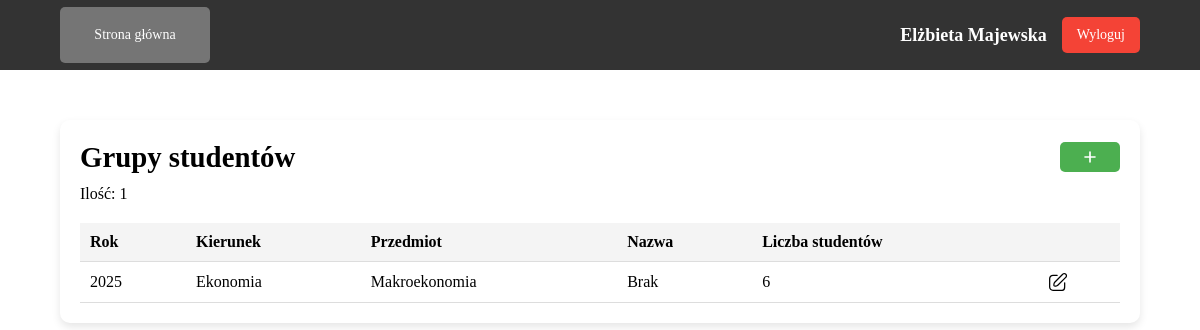
/teacher/student_groups.php (signed in), run on an earlier commit of the app's database.
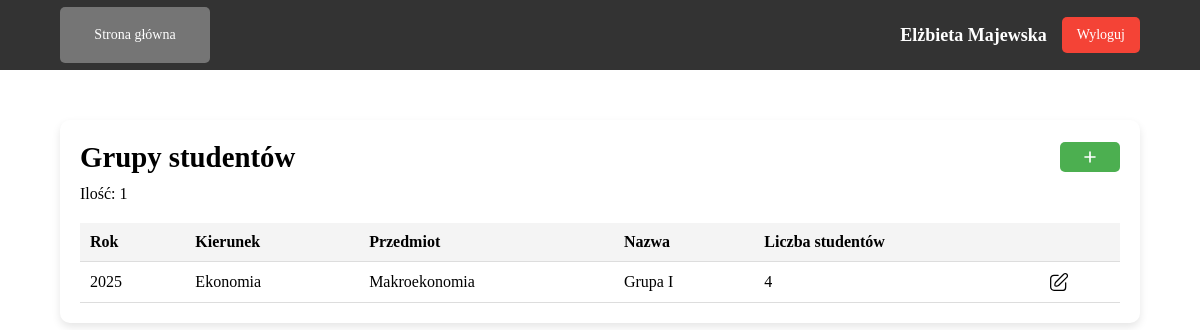
And on a later commit of the database.
### tables this page shows
CREATE TABLE `tGrupy` (
  `ID` int NOT NULL,
  `rok` year NOT NULL,
  `nazwa` varchar(255) NOT NULL,
  `id_wykladowcy` int NOT NULL,
  `id_przedmiotu` int NOT NULL,
  `id_kierunku` int NOT NULL
);

CREATE TABLE `tKierunki` (
  `ID` int NOT NULL,
  `nazwa` varchar(255) NOT NULL,
  `uwagi` text
);

CREATE TABLE `tPrzedmioty` (
  `ID` int NOT NULL,
  `nazwa` varchar(100) NOT NULL,
  `uwagi` text,
  `id_kierunku` int DEFAULT NULL
);

### config/functions.php (called while the page is built, shortened)
<?php
    function getGroupCountByTeacherId($conn, $table, $userId) {
        $query = "  SELECT
                        COUNT(*)
                    FROM
                        $table
                    WHERE
                        id_wykladowcy = '$userId'";
        $result = mysqli_query($conn, $query);
        $row = mysqli_fetch_row($result);
        return $row[0];
    }
    function getStudentCountByGroup($conn, $userId) {
        $query = "
                SELECT
                    g.ID AS group_id,
                    COUNT(gs.id_studenta) AS student_count
                FROM
                    tGrupy g
                LEFT JOIN
                    tGrupyStudenci gs
                ON
                    g.ID = gs.id_grupy
                WHERE
                    g.id_wykladowcy = '$userId'
                GROUP BY
                    g.ID;
        ";
        $result = mysqli_query($conn, $query);
        $data = [];
        while ($row = mysqli_fetch_assoc($result)) {
            $data[$row['group_id']] = $row['student_count'];
        }
        return $data;
    }
    function getStudentGroups($conn, $userId) {
        $query = "
            SELECT
                g.ID,
                g.rok,
                g.nazwa AS nazwa_grupy,
                u.nazwa AS nazwa_kierunku,
                p.nazwa AS przedmiot,
                g.id_wykladowcy
            FROM tGrupy g
            JOIN tKierunki u ON g.id_kierunku = u.ID
            JOIN tPrzedmioty p ON g.id_przedmiotu = p.ID
            WHERE g.id_wykladowcy = '$userId'
        ";
        $result = mysqli_query($conn, $query);
        return $result;
    }
?>

### public/teacher/student_groups.php (the view, shortened to what this page needs)
<?php
    require_once('../../config/connect.php');
    require_once('../../config/functions.php');
    $user_id = $_SESSION['user_id'];
    $studentGroupCount = getGroupCountByTeacherId($conn, 'tGrupy', $user_id);
    $studentCountAtGroup = getStudentCountByGroup($conn, $user_id);
    $studentGroupInfo = getStudentGroups($conn, $user_id);
?>
<!DOCTYPE html>
<html lang="en">
<head>
    <link rel="stylesheet" href="../../assets/css/main.css">
</head>
<body>
    <header>
        <div class="header-content">
            <div class="left-header">
                <a class="nav-btn" href="teacher_dashboard.php">Strona główna</a>
            </div>
            <div class="right-header">
                <span class="name"><?php echo $_SESSION['user_name'] . ' ' . $_SESSION['user_surname']; ?></span>
                <?php
                    include('../../includes/logout_modal.php');
                ?>
            </div>
        </div>
    </header>
    <main class="main">
        <div class="container">
            <div class="title">
                <h1>Grupy studentów</h1>
                <button class="add-btn" onclick="addEntity()">
                    <img src="../../assets/images/icons/plus.svg" alt="Plus icon" class="add-icon">
                </button>
            </div>
            <p>Ilość: <?php echo $studentGroupCount; ?></p>
            <table>
                <thead>
                    <tr>
                        <th>Rok</th>
                        <th>Kierunek</th>
                        <th>Przedmiot</th>
                        <th>Nazwa</th>
                        <th>Liczba studentów</th>
                        <th></th>
                    </tr>
                </thead>
                <tbody>
                    <?php while ($groupData = mysqli_fetch_assoc($studentGroupInfo)): ?>
                        <tr>
                            <td><?php echo $groupData['rok']; ?></td>
                            <td><?php echo $groupData['nazwa_kierunku']; ?></td>
                            <td><?php echo $groupData['przedmiot']; ?></td>
                            <td><?php echo $groupData['nazwa_grupy']; ?></td>
                            <td>
                            <?php
                                $groupId = $groupData['ID'];
                                echo $studentCountAtGroup[$groupId] ?? 0;
                            ?>
                            </td>
                            <td>
                                <a href="edit_group.php?group_id=<?php echo $groupData['ID']; ?>" class="btn-edit">
                                    <img src="../../assets/images/icons/edit.svg" class="edit-icon">
                                </a>
                            </td>
                        </tr>
                    <?php endwhile; ?>
                </tbody>
            </table>
        </div>
    </main>
</body>
</html>

### includes/logout_modal.php (shortened to what this page needs)
<button id="logoutBtn" class="logout-btn" onclick="LogoutModal()">Wyloguj</button>

### assets/css/main.css (style rules this page uses)
* { padding: 0px; margin: 0px; border: none; }
*, *::before, *::after { box-sizing: border-box; }
a, a:link, a:visited { text-decoration: none; }
aside, nav, footer, header, section, main { display: block; }
h1, h2, h3, h4, h5, h6, p { font-size: inherit; font-weight: inherit; }
img { vertical-align: top; }
img, svg { max-width: 100%; height: auto; }
input, textarea, button, select { font-family: inherit; font-size: inherit; color: inherit; background-color: transparent; }
button, input[type=submit] { display: inline-block; box-shadow: none; background-color: transparent; background: none; cursor: pointer; }
h1 { font-size: 1.8rem; font-weight: bold; line-height: 1.2; }
p { margin-top: 10px; }
.container { width: 90%; padding: 20px; box-shadow: 0px 4px 8px rgba(0, 0, 0, 0.1); border-radius: 10px; }
.main { margin-top: 50px; display: flex; justify-content: center; align-items: center; }
header { height: 70px; width: 100%; background-color: #333333; display: flex; align-items: center; justify-content: center; }
.header-content { width: 90%; display: flex; justify-content: space-between; }
.right-header { display: flex; justify-content: space-between; align-items: center; gap: 15px; }
.left-header { display: flex; justify-content: space-between; align-items: center; gap: 15px; }
.nav-btn { background-color: #757575; color: white; width: 150px; padding: 20px 20px; cursor: pointer; font-size: 14px; border-radius: 5px; text-align: center; }
.name { font-size: 18px; font-weight: bold; color: #fff; }
.logout-btn { background-color: #f44336; color: white; border: none; padding: 10px 15px; cursor: pointer; font-size: 14px; border-radius: 5px; }
.title { display: flex; justify-content: space-between; align-items: center; }
.add-btn { width: 60px; height: 30px; background-color: #4CAF50; border-radius: 5px; cursor: pointer; }
.edit-icon { width: 20px; height: 20px; }
.add-icon { width: 20px; height: 20px; }
table { width: 100%; margin-top: 20px; border-collapse: collapse; }
th, td { padding: 10px; text-align: left; border-bottom: 1px solid #ddd; }
th { background-color: #f4f4f4; color: black; }

What changed in the data, as far as the page shows it:
removed tgrupy: rok "2025", id_kierunku.nazwa "Ekonomia", id_przedmiotu.nazwa "Makroekonomia", nazwa "Brak", ID "6"
added tgrupy: rok "2025", id_kierunku.nazwa "Ekonomia", id_przedmiotu.nazwa "Makroekonomia", nazwa "Grupa I", ID "4"
